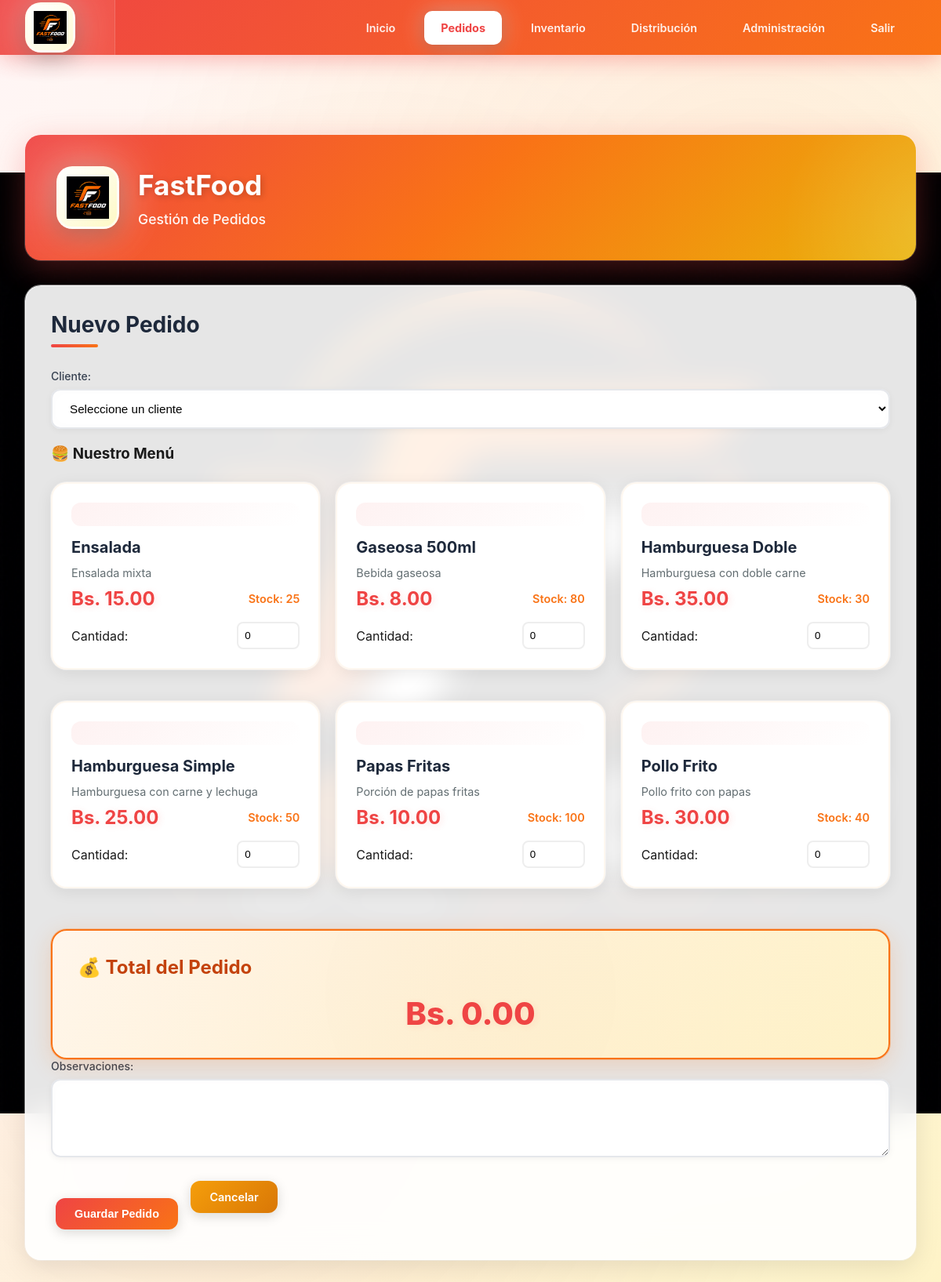
The page /pedidos.php?action=nuevo (signed in) on the database its author committed.
### tables this page shows
CREATE TABLE productos (
    id INT AUTO_INCREMENT PRIMARY KEY,
    nombre VARCHAR(100) NOT NULL,
    descripcion TEXT,
    categoria VARCHAR(50),
    precio_unitario DECIMAL(10, 2) NOT NULL,
    stock_actual INT DEFAULT 0,
    stock_minimo INT DEFAULT 10,
    unidad_medida VARCHAR(20) DEFAULT 'unidad',
    imagen VARCHAR(255) DEFAULT 'assets/images/productos/default.jpg',
    fecha_creacion TIMESTAMP DEFAULT CURRENT_TIMESTAMP
);

### pedidos.php (the view, shortened to what this page needs)
<?php
require_once 'config.php';
$action = $_GET['action'] ?? 'listar';
$productos = $pdo->query("SELECT * FROM productos ORDER BY nombre")->fetchAll();
?>
<!DOCTYPE html>
<html lang="es">
<head>
    <link rel="stylesheet" href="style.css">
</head>
<body>
    <div class="sidebar">
        <div class="sidebar-logo">
            <div class="logo-placeholder">
                <img src="assets/images/logo.png" alt="FastFood Logo" style="width: 100%; height: 100%; object-fit: contain;">
            </div>
        </div>
        <ul class="sidebar-nav">
            <li><a href="index.php">Inicio</a></li>
            <li><a href="pedidos.php" class="active"><?php echo $_SESSION['rol'] == 'cliente' ? 'Mis Pedidos' : 'Pedidos'; ?></a></li>
            <?php if ($_SESSION['rol'] == 'cliente'): ?>
                <li><a href="mis-estadisticas.php">Mis Estadísticas</a></li>
            <?php else: ?>
                <li><a href="inventario.php">Inventario</a></li>
                <li><a href="distribucion.php">Distribución</a></li>
                <li><a href="admin.php">Administración</a></li>
            <?php endif; ?>
            <li><a href="logout.php">Salir</a></li>
        </ul>
    </div>
    <div class="main-content">
        <header>
            <div class="header-logo">
                <img src="assets/images/logo.png" alt="FastFood Logo">
            </div>
            <div class="header-content">
                <h1>FastFood</h1>
                <p>Gestión de Pedidos</p>
            </div>
        </header>
        <div class="content">
            <?php if ($action == 'nuevo'): ?>
                <h2><?php echo $_SESSION['rol'] == 'cliente' ? 'Hacer Pedido' : 'Nuevo Pedido'; ?></h2>
                <form method="POST">
                    <?php if ($_SESSION['rol'] != 'cliente'): ?>
                    <div class="form-group">
                        <label>Cliente:</label>
                        <select name="cliente_id" required>
                            <option value="">Seleccione un cliente</option>
                        </select>
                    </div>
                    <?php else: ?>
                    <input type="hidden" name="cliente_id" value="<?php echo $_SESSION['cliente_id']; ?>">
                    <p><strong>Cliente:</strong> <?php echo $_SESSION['nombre']; ?></p>
                    <?php endif; ?>
                    <h3>🍔 Nuestro Menú</h3>
                    <div style="display: grid; grid-template-columns: repeat(auto-fill, minmax(280px, 1fr)); gap: 20px; margin: 25px 0;">
                        <?php foreach ($productos as $producto):
                        ?>
                            <div class="product-card">
                                <div style="background: linear-gradient(135deg, #fef2f2 0%, #ffffff 100%); border-radius: 12px; padding: 15px; margin-bottom: 15px; overflow: hidden; text-align: center;">
                                </div>
                                <h4><?php echo $producto['nombre']; ?></h4>
                                <p style="color: #636e72; font-size: 0.9em; margin-bottom: 10px;"><?php echo $producto['descripcion'] ?: 'Delicioso producto de FastFood'; ?></p>
                                <div style="display: flex; justify-content: space-between; align-items: center; margin-bottom: 15px;">
                                    <span class="price">Bs. <?php echo number_format($producto['precio_unitario'], 2); ?></span>
                                    <span class="stock">Stock: <?php echo $producto['stock_actual']; ?></span>
                                </div>
                                <div style="display: flex; align-items: center; gap: 10px;">
                                    <label style="flex: 1;">Cantidad:</label>
                                    <input type="number" name="productos[<?php echo $producto['id']; ?>]" min="0" max="<?php echo $producto['stock_actual']; ?>" value="0" style="width: 80px; padding: 8px; border: 2px solid #eee; border-radius: 8px;">
                                </div>
                            </div>
                        <?php endforeach; ?>
                    </div>
                    <div class="order-summary">
                        <h3>💰 Total del Pedido</h3>
                        <div class="total">Bs. <span id="total-display">0.00</span></div>
                    </div>
                    <div class="form-group">
                        <label>Observaciones:</label>
                        <textarea name="observaciones"></textarea>
                    </div>
                    <button type="submit" name="guardar_pedido" class="btn btn-primary">Guardar Pedido</button>
                    <a href="pedidos.php" class="btn btn-warning">Cancelar</a>
                </form>
            <?php endif; ?>
        </div>
    </div>
</body>
</html>

### rows shown on the page
productos: nombre "Ensalada", descripcion "Ensalada mixta", precio_unitario "15.00", stock_actual "25"
productos: nombre "Gaseosa 500ml", descripcion "Bebida gaseosa", precio_unitario "8.00", stock_actual "80"
productos: nombre "Hamburguesa Doble", descripcion "Hamburguesa con doble carne", precio_unitario "35.00", stock_actual "30"
productos: nombre "Hamburguesa Simple", descripcion "Hamburguesa con carne y lechuga", precio_unitario "25.00", stock_actual "50"
productos: nombre "Papas Fritas", descripcion "Porción de papas fritas", precio_unitario "10.00", stock_actual "100"
productos: nombre "Pollo Frito", descripcion "Pollo frito con papas", precio_unitario "30.00", stock_actual "40"
